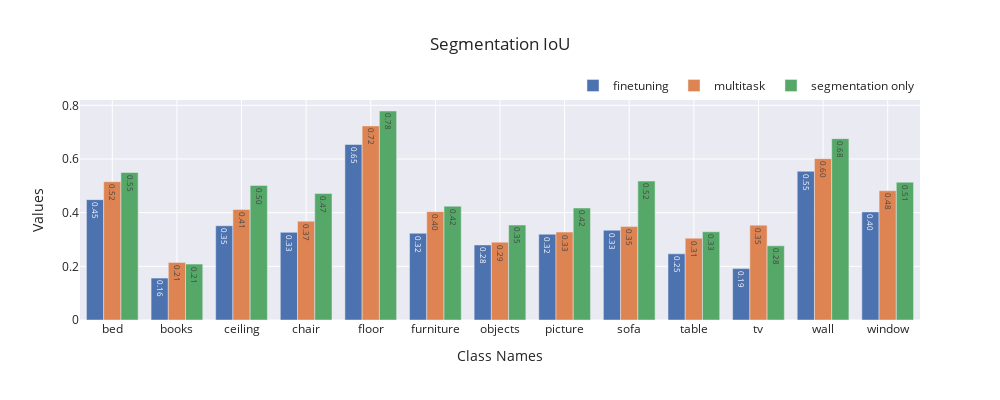

Write notebook code for a chart like this one.
### Code cell
x, rows = get_values("Jaccard", segmentation_values)

names =[
 'finetuning',
 'multitask',
 'segmentation only'] 

plot_bar(x, rows[2:], names, "Class Names", "Values", "Segmentation IoU")

### Figure 1 — Plotly figure (JSON) as saved in the notebook; plotly's stock layout.template omitted (floating-point values rounded to 4 significant figures)
{"data": [{"name": "finetuning", "text": ["0.45", "0.16", "0.35", "0.33", "0.65", "0.32", "0.28", "0.32", "0.33", "0.25", "0.19", "0.55", "0.40"], "type": "bar", "x": ["bed", "books", "ceiling", "chair", "floor", "furniture", "objects", "picture", "sofa", "table", "tv", "wall", "window"], "y": [0.4485, 0.1563, 0.3511, 0.3267, 0.654, 0.3233, 0.2796, 0.3197, 0.3345, 0.2467, 0.1916, 0.5543, 0.4029]}, {"name": "multitask", "text": ["0.52", "0.21", "0.41", "0.37", "0.72", "0.40", "0.29", "0.33", "0.35", "0.31", "0.35", "0.60", "0.48"], "type": "bar", "x": ["bed", "books", "ceiling", "chair", "floor", "furniture", "objects", "picture", "sofa", "table", "tv", "wall", "window"], "y": [0.5154, 0.2146, 0.4119, 0.3684, 0.7232, 0.4038, 0.2899, 0.3276, 0.3482, 0.305, 0.3533, 0.6012, 0.4816]}, {"name": "segmentation only", "text": ["0.55", "0.21", "0.50", "0.47", "0.78", "0.42", "0.35", "0.42", "0.52", "0.33", "0.28", "0.68", "0.51"], "type": "bar", "x": ["bed", "books", "ceiling", "chair", "floor", "furniture", "objects", "picture", "sofa", "table", "tv", "wall", "window"], "y": [0.5499, 0.2082, 0.5015, 0.4712, 0.7788, 0.4242, 0.3539, 0.4173, 0.5178, 0.3288, 0.2765, 0.6759, 0.5136]}], "layout": {"autosize": false, "barmode": "group", "height": 400, "legend": {"orientation": "h", "x": 1, "xanchor": "right", "y": 1, "yanchor": "bottom"}, "title": {"text": "Segmentation IoU"}, "width": 1000, "xaxis": {"title": {"text": "Class Names"}}, "yaxis": {"title": {"text": "Values"}}}}
